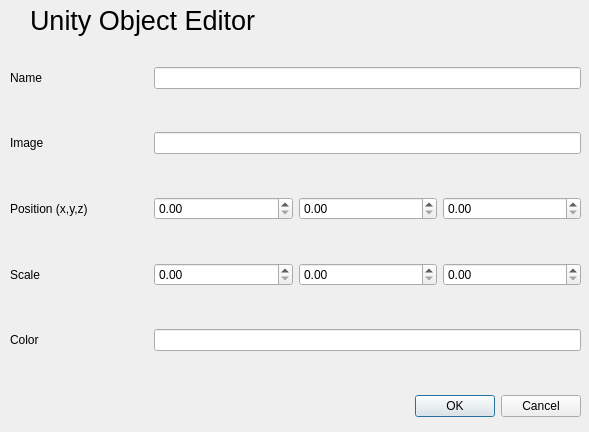
<?xml version="1.0" encoding="UTF-8"?>
<ui version="4.0">
 <class>EditDialog</class>
 <widget class="QDialog" name="EditDialog">
  <property name="geometry">
   <rect>
    <x>0</x>
    <y>0</y>
    <width>589</width>
    <height>432</height>
   </rect>
  </property>
  <property name="windowTitle">
   <string>Dialog</string>
  </property>
  <widget class="QDialogButtonBox" name="buttonBox">
   <property name="geometry">
    <rect>
     <x>240</x>
     <y>390</y>
     <width>341</width>
     <height>32</height>
    </rect>
   </property>
   <property name="orientation">
    <enum>Qt::Horizontal</enum>
   </property>
   <property name="standardButtons">
    <set>QDialogButtonBox::Cancel|QDialogButtonBox::Ok</set>
   </property>
  </widget>
  <widget class="QWidget" name="gridLayoutWidget">
   <property name="geometry">
    <rect>
     <x>10</x>
     <y>30</y>
     <width>571</width>
     <height>361</height>
    </rect>
   </property>
   <layout class="QGridLayout" name="gridLayout">
    <item row="2" column="0">
     <widget class="QLabel" name="label_4">
      <property name="text">
       <string>Position (x,y,z)</string>
      </property>
     </widget>
    </item>
    <item row="1" column="0">
     <widget class="QLabel" name="label_3">
      <property name="text">
       <string>Image</string>
      </property>
     </widget>
    </item>
    <item row="1" column="1" colspan="3">
     <widget class="QLineEdit" name="txt_img_name"/>
    </item>
    <item row="3" column="0">
     <widget class="QLabel" name="label_6">
      <property name="text">
       <string>Scale</string>
      </property>
     </widget>
    </item>
    <item row="0" column="1" colspan="3">
     <widget class="QLineEdit" name="txt_name"/>
    </item>
    <item row="4" column="0">
     <widget class="QLabel" name="label_7">
      <property name="text">
       <string>Color</string>
      </property>
     </widget>
    </item>
    <item row="4" column="1" colspan="3">
     <widget class="QLineEdit" name="txt_color_name"/>
    </item>
    <item row="0" column="0">
     <widget class="QLabel" name="label_2">
      <property name="text">
       <string>Name</string>
      </property>
     </widget>
    </item>
    <item row="3" column="1">
     <widget class="QDoubleSpinBox" name="scale_x"/>
    </item>
    <item row="3" column="2">
     <widget class="QDoubleSpinBox" name="scale_y"/>
    </item>
    <item row="3" column="3">
     <widget class="QDoubleSpinBox" name="scale_z"/>
    </item>
    <item row="2" column="3">
     <widget class="QDoubleSpinBox" name="z_pos"/>
    </item>
    <item row="2" column="2">
     <widget class="QDoubleSpinBox" name="y_pos"/>
    </item>
    <item row="2" column="1">
     <widget class="QDoubleSpinBox" name="x_pos"/>
    </item>
   </layout>
  </widget>
  <widget class="QLabel" name="label">
   <property name="geometry">
    <rect>
     <x>30</x>
     <y>0</y>
     <width>271</width>
     <height>41</height>
    </rect>
   </property>
   <property name="font">
    <font>
     <pointsize>20</pointsize>
    </font>
   </property>
   <property name="text">
    <string>Unity Object Editor</string>
   </property>
  </widget>
 </widget>
 <resources/>
 <connections>
  <connection>
   <sender>buttonBox</sender>
   <signal>accepted()</signal>
   <receiver>EditDialog</receiver>
   <slot>accept()</slot>
   <hints>
    <hint type="sourcelabel">
     <x>248</x>
     <y>254</y>
    </hint>
    <hint type="destinationlabel">
     <x>157</x>
     <y>274</y>
    </hint>
   </hints>
  </connection>
  <connection>
   <sender>buttonBox</sender>
   <signal>rejected()</signal>
   <receiver>EditDialog</receiver>
   <slot>reject()</slot>
   <hints>
    <hint type="sourcelabel">
     <x>316</x>
     <y>260</y>
    </hint>
    <hint type="destinationlabel">
     <x>286</x>
     <y>274</y>
    </hint>
   </hints>
  </connection>
 </connections>
</ui>
